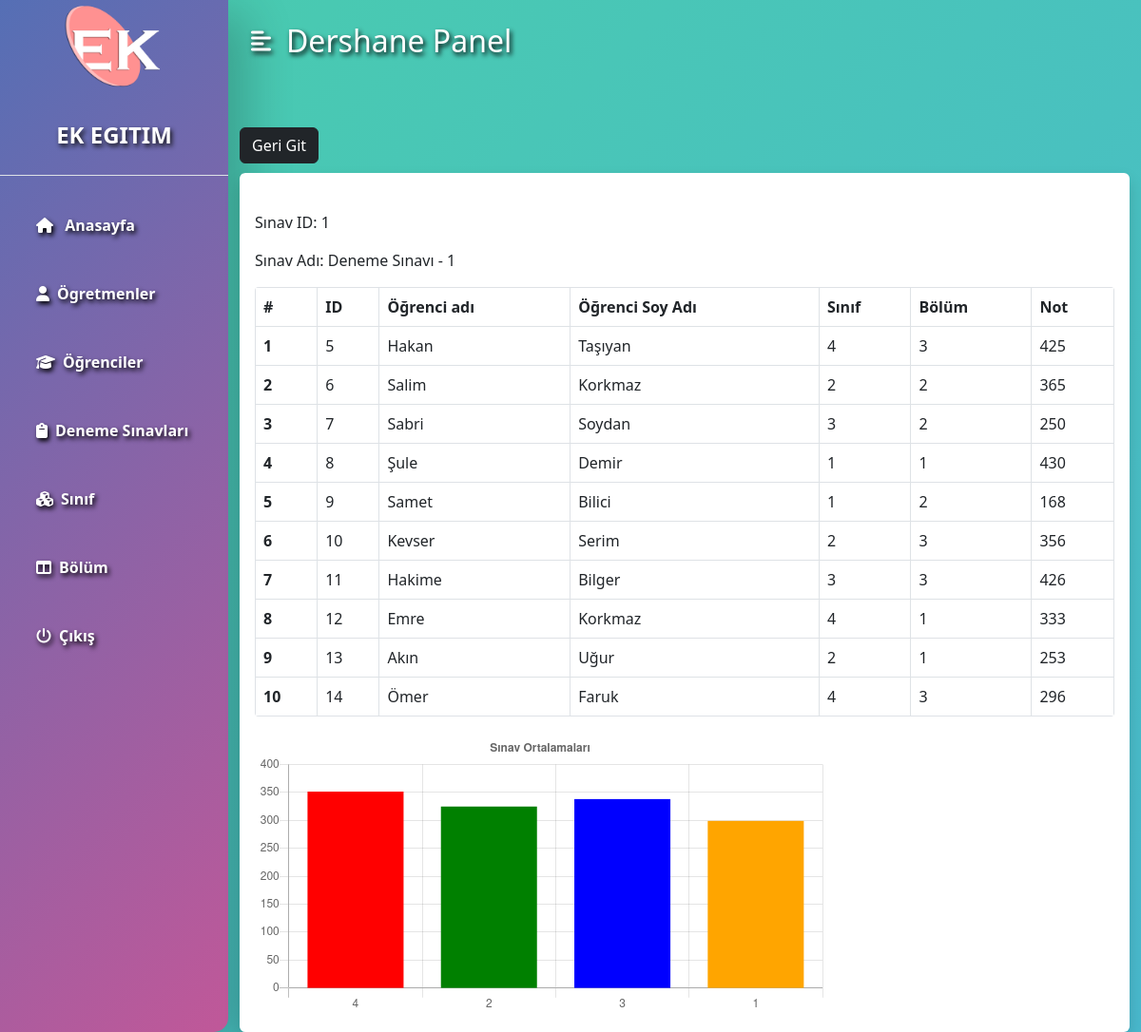
/admin/exam-view.php?exam_id=1 (signed in), run on the app's committed database.
### tables this page shows
CREATE TABLE `exams` (
  `exam_id` int(11) NOT NULL,
  `exam_name` varchar(127) NOT NULL,
  `student_id` int(11) NOT NULL,
  `grade_id` int(11) NOT NULL,
  `section_id` int(11) NOT NULL,
  `student_mark` int(11) NOT NULL,
  `fname` varchar(255) NOT NULL,
  `lname` varchar(255) NOT NULL
);

### admin/data/exam.php (called while the page is built, shortened)
<?php
function getSectioById($grade_id, $conn){
   $sql = "SELECT * FROM exams WHERE exam_id=?";
   $stmt = $conn->prepare($sql);
   $stmt->execute([$grade_id]);
   if ($stmt->rowCount() != 0) {
     $grade = $stmt->fetchAll();
     return $grade;
   }else {
    return 0;
   }
}

### admin/exam-view.php (the view, shortened to what this page needs)
<?php
if (isset($_SESSION['admin_id']) &&
    isset($_SESSION['role'])) {
    if ($_SESSION['role'] == 'Admin') {
       include "../DB_connection.php";
       include "data/exam.php";
       if (isset($_GET['exam_id'])) $exam_id = $_GET['exam_id'];
       $exam = getSectioById($exam_id, $conn);
 ?>
<!DOCTYPE html>
<html lang="en">
<head>
	<link rel="stylesheet" href="https://cdn.jsdelivr.net/npm/bootstrap@5.2.0/dist/css/bootstrap.min.css">
	<link rel="stylesheet" href="../css/style.css">
  <link rel="stylesheet" href="https://cdnjs.cloudflare.com/ajax/libs/font-awesome/4.7.0/css/font-awesome.min.css">
</head>
<body>
<div class="d-flex" id="wrapper">
<?php include "inc/sidebar.php";?>
    <div id="page-content-wrapper">
      <?php include "inc/sidebar-button.php";?>
        <div class="container mt-5">
        <a href="exam.php"
           class="btn btn-dark">Geri Git</a>
        <div class="table-responsive shadow p-3 mb-5 bg-white rounded">
        <div class="mb-3">
            <br/>
           <span>Sınav ID: </span> <span><?=$exam[0]["exam_id"]?></span>
        </div>
        <div class="mb-3">
        <span>Sınav Adı: </span><span><?=$exam[0]["exam_name"]?></span>
        </div>
              <table class="table table-bordered mt-3 n-table">
                <thead>
                  <tr>
                    <th scope="col">#</th>
                    <th scope="col">ID</th>
                    <th scope="col">Öğrenci adı</th>
                    <th scope="col">Öğrenci Soy Adı</th>
                    <th scope="col">Sınıf</th>
                    <th scope="col">Bölüm</th>
                    <th scope="col">Not</th>
                  </tr>
                </thead>
                <tbody>
                <?php $grade_list = [] ?>
                <?php $i = 0; foreach ($exam as $student_exam ) {
                    $i++;  ?>
                  <tr>
                      <th scope="row"><?=$i?></th>
                      <td><?=$student_exam['student_id']?></th>
                      <td><?=$student_exam['fname']?></td>
                      <td><?=$student_exam['lname']?></td>
                      <?php
                      if (array_key_exists($student_exam['grade_id'], $grade_list)){
                        array_push($grade_list[$student_exam['grade_id']], $student_exam['student_mark']);
                      }else{
                        $grade_list[$student_exam['grade_id']] = array($student_exam['student_mark']);
                      }
                      ?>
                      <td><?=$student_exam['grade_id']?></td>
                      <td><?=$student_exam['section_id']?></td>
                      <td><?=$student_exam['student_mark']?></td>
                      </tr>
                      <?php } ?>
              </tbody>
            </table>
            <div class="ozet">
            <canvas id="myChart" style="width:100%;max-width:600px"></canvas>
            <?php
            $xValues = [];
            $yValues = [];
            foreach ($grade_list as $grade_i => $grade_array ) {
                array_push($xValues, $grade_i);
                array_push($yValues, array_sum($grade_array) / count($grade_array));
              } ?>
            <script>
                  var xValues = [<?=implode(",",$xValues)?>];
                  var yValues = [<?=implode(",",$yValues)?>];
                  var barColors = ["red", "green","blue","orange","brown"];
                  new Chart("myChart", {
                    type: "bar",
                    data: {
                      labels: xValues,
                      datasets: [{
                        backgroundColor: barColors,
                        data: yValues
                      }]
                    },
                    options: {
                      legend: {display: false},
                      title: {
                        display: true,
                        text: "Sınav Ortalamaları"
                      },
                      scales: {
                          yAxes: [{
                              display: true,
                              ticks: {
                                  suggestedMin: 0,    // minimum will be 0, unless there is a lower value.
                                  // OR //
                                  beginAtZero: true   // minimum value will be 0.
                              }
                          }]
                      }
                    }
                  });
              </script>
          </div>
     </div>
</body>
</html>
<?php
  }else {
    header("Location: ../login.php");
    exit;
  }
}else {
	header("Location: ../login.php");
	exit;
}
?>

### css/style.css (style rules this page uses)
:root { --main-bg-color: #00ADB5; --main-text-color: #ffffff; --second-text-color: #47B5FF; --second-bg-color: #ffffff; }
#wrapper { overflow-x: hidden; background: linear-gradient(-45deg, #ee8667, #e96295, #49b2d8, #49ccad); background-size: 400% 400%; animation: gradient 15s ease infinite; height: 100vh; }
#page-content-wrapper { min-width: 100vw; }
@media (min-width: 768px) { #page-content-wrapper { min-width: 0; width: 100%; } }
.table-responsive { background-color: white; border-radius: 15px; padding-inline: 20px; margin-top: 10px; }
.table-responsive { --moz-border-radius: 5px !important; border-collapse: collapse !important; border: none !important; }
table { border-collapse: collapse; border-radius: 4px; overflow: hidden; }

### data on the page
exams: exam "1", exam_name "Deneme Sınavı - 1", student "5", fname "Hakan", lname "Taşıyan", grade "4", section "3", student_mark "425"
exams: student "6", fname "Salim", lname "Korkmaz", grade "2", section "2", student_mark "365"
exams: student "7", fname "Sabri", lname "Soydan", grade "3", section "2", student_mark "250"
exams: student "8", fname "Şule", lname "Demir", grade "1", section "1", student_mark "430"
exams: student "9", fname "Samet", lname "Bilici", grade "1", section "2", student_mark "168"
exams: student "10", fname "Kevser", lname "Serim", grade "2", section "3", student_mark "356"
exams: student "11", fname "Hakime", lname "Bilger", grade "3", section "3", student_mark "426"
exams: student "12", fname "Emre", lname "Korkmaz", grade "4", section "1", student_mark "333"
exams: student "13", fname "Akın", lname "Uğur", grade "2", section "1", student_mark "253"
exams: student "14", fname "Ömer", lname "Faruk", grade "4", section "3", student_mark "296"

### other printed values
chart data {{ implode(",",$xValues) }} 4,2,3,1
chart data {{ implode(",",$yValues) }} 351.33333333333,324.66666666667,338,299
